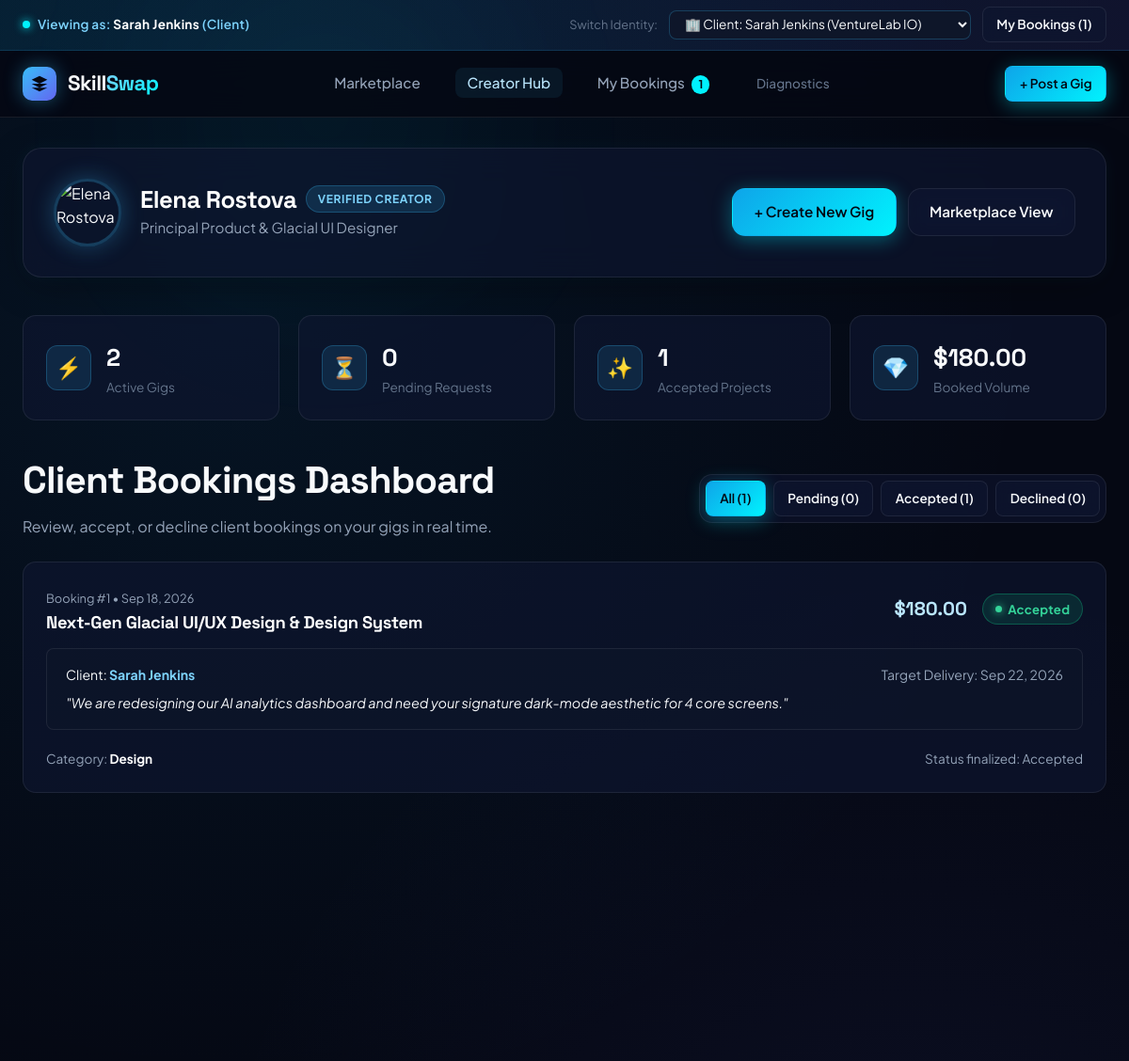
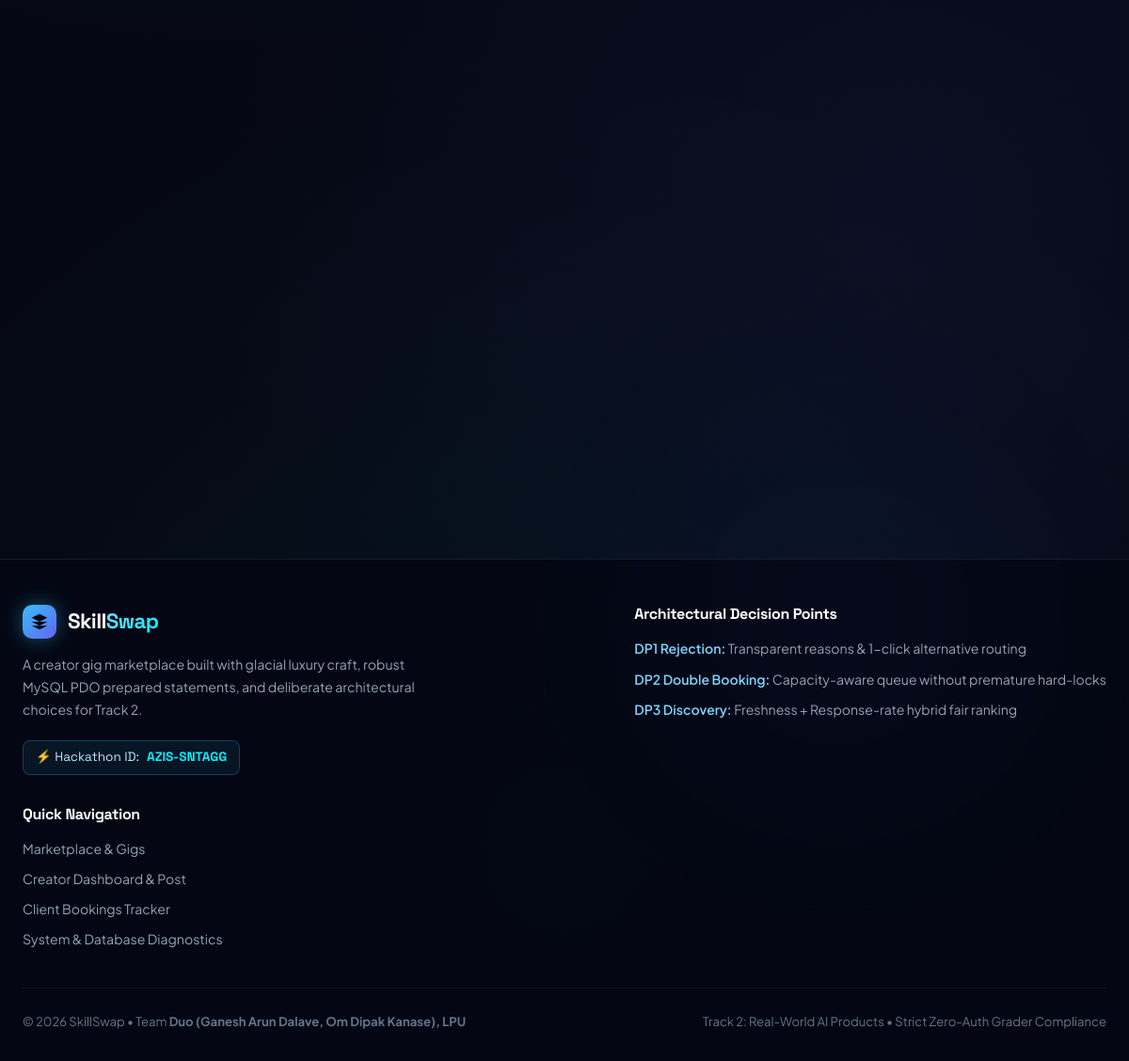
Page /creator.php on the committed database (2 pictures, top to bottom).
### tables this page shows
CREATE TABLE IF NOT EXISTS `bookings` (
    `id` INT AUTO_INCREMENT PRIMARY KEY,
    `gig_id` INT NOT NULL,
    `gig_title` VARCHAR(200) NOT NULL,
    `category` VARCHAR(50) NOT NULL,
    `rate` DECIMAL(10, 2) NOT NULL,
    `creator_id` INT NOT NULL,
    `creator_name` VARCHAR(100) NOT NULL,
    `client_id` INT DEFAULT NULL,
    `client_name` VARCHAR(100) NOT NULL,
    `message` TEXT DEFAULT NULL,
    `status` ENUM('Pending', 'Accepted', 'Declined') NOT NULL DEFAULT 'Pending',
    `payment_status` ENUM('Unpaid', 'Held_In_Escrow', 'Released_To_Creator', 'Refunded') NOT NULL DEFAULT 'Unpaid',
    `decline_reason` VARCHAR(255) DEFAULT NULL,
    `booked_date` DATE DEFAULT NULL,
    `created_at` TIMESTAMP DEFAULT CURRENT_TIMESTAMP,
    `updated_at` TIMESTAMP DEFAULT CURRENT_TIMESTAMP ON UPDATE CURRENT_TIMESTAMP,
    INDEX `idx_creator_status` (`creator_id`, `status`),
    INDEX `idx_client_status` (`client_name`, `status`),
    INDEX `idx_gig` (`gig_id`)
);

### includes/functions.php (called while the page is built, shortened)
<?php
function getActivePersona(): array {
    $role = $_SESSION['active_role'] ?? 'client';
    if ($role === 'creator') {
        $creatorId = (int)($_SESSION['creator_id'] ?? 1);
        $creator = DEMO_CREATORS[$creatorId] ?? DEMO_CREATORS[1];
        return ['type' => 'creator', 'id' => $creator['id'], 'name' => $creator['name'], 'data' => $creator];
    } else {
        $clientName = $_SESSION['client_name'] ?? 'Sarah Jenkins';
        return ['type' => 'client', 'name' => $clientName];
    }
}
function h(?string $value): string {
    return htmlspecialchars((string)$value, ENT_QUOTES, 'UTF-8');
}
function formatRate(float|int|string $rate): string {
    return '$' . number_format((float)$rate, 2);
}
function getCreatorBookings(int $creatorId, ?string $status = null): array {
    $pdo = getDB();
    $params = [':creator_id' => $creatorId];
    $statusFilter = '';
    $sql = "SELECT * FROM bookings
            WHERE creator_id = :creator_id {$statusFilter}
            ORDER BY
              CASE status
                WHEN 'Pending' THEN 1
                WHEN 'Accepted' THEN 2
                WHEN 'Declined' THEN 3
              END, id DESC";
    $stmt = $pdo->prepare($sql);
    $stmt->execute($params);
    return $stmt->fetchAll();
}
function getClientBookings(string $clientName, ?string $status = null): array {
    $pdo = getDB();
    $params = [':client_name' => trim($clientName)];
    $statusFilter = '';
    if (!empty($status) && in_array($status, ['Pending', 'Accepted', 'Declined'], true)) {
        $statusFilter = "AND b.status = :status";
        $params[':status'] = $status;
    }
    $sql = "SELECT b.*,
                   g.description AS gig_description,
                   COALESCE(c.avatar, 'https://images.unsplash.com/photo-1534528741775-53994a69daeb?w=150') AS creator_avatar,
                   COALESCE(c.rating, 4.90) AS creator_rating
            FROM bookings b
            LEFT JOIN gigs g ON b.gig_id = g.id
            LEFT JOIN creators c ON b.creator_id = c.id
            WHERE (b.client_name = :client_name OR b.client_name LIKE :client_like) {$statusFilter}
            ORDER BY b.id DESC";
    $params[':client_like'] = '%' . trim($clientName) . '%';
    $stmt = $pdo->prepare($sql);
    $stmt->execute($params);
    return $stmt->fetchAll();
}

### creator.php (the view, shortened to what this page needs)
<?php
require_once __DIR__ . '/includes/functions.php';
$activePersona = getActivePersona();
$currentCreatorId = ($activePersona['type'] === 'creator') ? (int)$activePersona['id'] : 1;
$creatorData = DEMO_CREATORS[$currentCreatorId] ?? DEMO_CREATORS[1];
$statusFilter = $_GET['status'] ?? null;
$creatorBookings = getCreatorBookings($currentCreatorId, $statusFilter);
$allBookings = getCreatorBookings($currentCreatorId, null);
$pendingCount = 0;
$acceptedCount = 0;
$declinedCount = 0;
$totalRevenue = 0.0;
foreach ($allBookings as $b) {
    if ($b['status'] === 'Accepted') {
        $acceptedCount++;
        $totalRevenue += (float)$b['rate'];
    }
}
$pdo = getDB();
$myGigsStmt = $pdo->prepare("SELECT * FROM gigs WHERE creator_id = :cid ORDER BY id DESC");
$myGigsStmt->execute([':cid' => $currentCreatorId]);
$myGigs = $myGigsStmt->fetchAll();
require_once __DIR__ . '/includes/header.php';
?>
<main class="container" style="padding-top: 2rem;">
    <div class="glass-panel reveal" style="padding: 2rem; margin-bottom: 2.5rem; display: flex; align-items: center; justify-content: space-between; flex-wrap: wrap; gap: 1.5rem;">
        <div style="display: flex; align-items: center; gap: 1.25rem;">
            <img src="<?= h($creatorData['avatar']) ?>" alt="<?= h($creatorData['name']) ?>"
                 style="width: 72px; height: 72px; border-radius: 50%; object-fit: cover; border: 3px solid var(--border-ice); box-shadow: 0 0 25px rgba(56, 189, 248, 0.3);">
            <div>
                <div style="display: flex; align-items: center; gap: 0.6rem;">
                    <h1 style="font-size: 1.6rem; color: #fff;"><?= h($creatorData['name']) ?></h1>
                    <span class="category-tag" style="background: rgba(56, 189, 248, 0.15); color: var(--ice-300); border: 1px solid var(--border-ice);">
                        Verified Creator
                    </span>
                </div>
                <p class="text-muted" style="font-size: 0.95rem; margin-top: 0.2rem;"><?= h($creatorData['role']) ?></p>
            </div>
        </div>
        <div style="display: flex; gap: 0.75rem;">
            <a href="#post-gig-section" class="btn btn-primary">
                <span>+ Create New Gig</span>
            </a>
            <a href="index.php" class="btn btn-secondary">
                <span>Marketplace View</span>
            </a>
        </div>
    </div>
    <section class="dashboard-metrics reveal stagger-1">
        <div class="metric-card">
            <div class="metric-icon" style="color: var(--ice-cyan);">⚡</div>
            <div>
                <div class="metric-val"><?= count($myGigs) ?></div>
                <div class="metric-lbl">Active Gigs</div>
            </div>
        </div>
        <div class="metric-card">
            <div class="metric-icon" style="color: #fbbf24;">⏳</div>
            <div>
                <div class="metric-val"><?= $pendingCount ?></div>
                <div class="metric-lbl">Pending Requests</div>
            </div>
        </div>
        <div class="metric-card">
            <div class="metric-icon" style="color: #34d399;">✨</div>
            <div>
                <div class="metric-val"><?= $acceptedCount ?></div>
                <div class="metric-lbl">Accepted Projects</div>
            </div>
        </div>
        <div class="metric-card">
            <div class="metric-icon" style="color: #818cf8;">💎</div>
            <div>
                <div class="metric-val"><?= formatRate($totalRevenue) ?></div>
                <div class="metric-lbl">Booked Volume</div>
            </div>
        </div>
    </section>
    <section style="margin-bottom: 4rem;" class="reveal stagger-2">
        <div style="display: flex; justify-content: space-between; align-items: center; margin-bottom: 1.5rem; flex-wrap: wrap; gap: 1rem;">
            <div>
                <h2 class="section-title">Client Bookings Dashboard</h2>
                <p class="text-muted">Review, accept, or decline client bookings on your gigs in real time.</p>
            </div>
            <div style="display: flex; gap: 0.5rem; background: var(--bg-surface); padding: 0.35rem; border-radius: var(--radius-md); border: 1px solid var(--border-subtle);">
                <a href="creator.php" class="btn btn-sm <?= empty($statusFilter) ? 'btn-primary' : 'btn-secondary' ?>">
                    All (<?= count($allBookings) ?>)
                </a>
                <a href="creator.php?status=Pending" class="btn btn-sm <?= $statusFilter === 'Pending' ? 'btn-primary' : 'btn-secondary' ?>">
                    Pending (<?= $pendingCount ?>)
                </a>
                <a href="creator.php?status=Accepted" class="btn btn-sm <?= $statusFilter === 'Accepted' ? 'btn-primary' : 'btn-secondary' ?>">
                    Accepted (<?= $acceptedCount ?>)
                </a>
                <a href="creator.php?status=Declined" class="btn btn-sm <?= $statusFilter === 'Declined' ? 'btn-primary' : 'btn-secondary' ?>">
                    Declined (<?= $declinedCount ?>)
                </a>
            </div>
        </div>
        <?php if (empty($creatorBookings)): ?>
            <div class="glass-panel" style="padding: 3rem; text-align: center;">
                <div style="font-size: 2.5rem; margin-bottom: 0.75rem;">📂</div>
                <h4 style="color: #fff; margin-bottom: 0.25rem;">No bookings found</h4>
                <p class="text-muted" style="font-size: 0.9rem;">
                    <?= !empty($statusFilter) ? "No bookings with status '{$statusFilter}'." : "You haven't received any bookings yet. Gigs posted will receive client inquiries here." ?>
                </p>
            </div>
        <?php else: ?>
            <div>
                <?php foreach ($creatorBookings as $b): ?>
                    <div class="booking-item-card" id="booking-card-<?= $b['id'] ?>">
                        <div class="booking-item-header">
                            <div>
                                <span class="text-muted" style="font-size: 0.8rem;">Booking #<?= $b['id'] ?> &bull; <?= date('M d, Y', strtotime($b['created_at'])) ?></span>
                                <h3 style="font-size: 1.15rem; color: #fff; margin-top: 0.2rem;"><?= h($b['gig_title']) ?></h3>
                            </div>
                            <div style="display: flex; align-items: center; gap: 1rem;">
                                <div style="font-family: var(--font-heading); font-weight: 700; font-size: 1.25rem; color: var(--ice-200);">
                                    <?= formatRate($b['rate']) ?>
                                </div>
                                <div class="status-badge-container">
                                    <span class="status-badge <?= strtolower($b['status']) ?>">
                                        <span class="status-dot"></span>
                                        <?= h($b['status']) ?>
                                    </span>
                                </div>
                            </div>
                        </div>
                        <div style="background: rgba(15, 23, 42, 0.5); padding: 1rem 1.25rem; border-radius: var(--radius-sm); border: 1px solid var(--border-subtle); margin-bottom: 1.25rem;">
                            <div style="display: flex; justify-content: space-between; margin-bottom: 0.5rem; font-size: 0.88rem;">
                                <span>Client: <strong style="color: var(--ice-300);"><?= h($b['client_name']) ?></strong></span>
                                <span class="text-muted">Target Delivery: <?= !empty($b['booked_date']) ? date('M d, Y', strtotime($b['booked_date'])) : 'Flexible' ?></span>
                            </div>
                            <p style="font-size: 0.9rem; color: var(--text-primary); font-style: italic;">
                                "<?= h($b['message']) ?>"
                            </p>
                        </div>
                        <div style="display: flex; justify-content: space-between; align-items: center; flex-wrap: wrap; gap: 1rem;">
                            <span class="text-muted" style="font-size: 0.85rem;">
                                Category: <strong style="color: #fff;"><?= h($b['category']) ?></strong>
                            </span>
                            <div class="booking-actions">
                                <?php if ($b['status'] === 'Pending'): ?>
                                    <button type="button" class="btn btn-sm btn-success btn-accept-booking" data-booking-id="<?= $b['id'] ?>">
                                        <span>✓ Accept Booking</span>
                                    </button>
                                    <button type="button" class="btn btn-sm btn-danger btn-decline-booking" data-booking-id="<?= $b['id'] ?>">
                                        <span>✕ Decline</span>
                                    </button>
                                <?php else: ?>
                                    <span class="text-muted" style="font-size: 0.85rem;">Status finalized: <?= h($b['status']) ?></span>
                                <?php endif; ?>
                            </div>
                        </div>
                    </div>
                <?php endforeach; ?>
            </div>
        <?php endif; ?>
    </section>
</main>
<?php require_once __DIR__ . '/includes/footer.php'; ?>

### assets/css/style.css (style rules this page uses)
:root { --bg-base: #050813; --bg-surface: #0a0f24; --bg-surface-elevated: #0f1738; --bg-card: rgba(14, 22, 48, 0.65); --bg-card-hover: rgba(20, 32, 68, 0.75); --bg-glass: rgba(10, 16, 38, 0.7); --bg-input: rgba(15, 23, 42, 0.8); --ice-50: #f0f9ff; --ice-100: #e0f2fe; --ice-200: #bae6fd; --ice-300: #7dd3fc; --ice-400: #38bdf8; --ice-500: #0ea5e9; --ice-cyan: #00f2fe; --neon-blue: #3b82f6; --electric-violet: #6366f1; --aurora-green: #10b981; --glacial-rose: #f43f5e; --amber-pulse: #f59e0b; --text-primary: #f8fafc; --text-secondary: #94a3b8; --text-muted: #64748b; --text-ice: #bae6fd; --border-subtle: rgba(255, 255, 255, 0.08); --border-ice: rgba(56, 189, 248, 0.25); --border-glow: rgba(0, 242, 254, 0.4); --glow-cyan: 0 0 35px rgba(0, 242, 254, 0.18); --glow-card: 0 10px 40px -10px rgba(0, 0, 0, 0.5), 0 0 20px rgba(56, 189, 248, 0.06); --font-heading: 'Space Grotesk', -apple-system, BlinkMacSystemFont, sans-serif; --font-body: 'Plus Jakarta Sans', -apple-system, BlinkMacSystemFont, sans-serif; --radius-sm: 8px; --radius-md: 14px; --radius-lg: 20px; --radius-full: 9999px; --transition-smooth: all 0.3s cubic-bezier(0.16, 1, 0.3, 1); --transition-spring: all 0.4s cubic-bezier(0.34, 1.56, 0.64, 1); }
*, *::before, *::after { box-sizing: border-box; margin: 0; padding: 0; }
html { font-size: 16px; scroll-behavior: smooth; color-scheme: dark; }
body { font-family: var(--font-body); background-color: var(--bg-base); color: var(--text-primary); min-height: 100vh; line-height: 1.6; overflow-x: hidden; position: relative; background-image: radial-gradient(circle at 20% 15%, rgba(14, 165, 233, 0.08) 0%, transparent 40%), radial-gradient(circle at 80% 60%, rgba(99, 102, 241, 0.07) 0%, transparent 45%), radial-gradient(circle at 50% 90%, rgba(0, 242, 254, 0.05) 0%, transparent 40%); background-attachment: fixed; }
h1, h2, h3, h4, h5, h6 { font-family: var(--font-heading); font-weight: 700; line-height: 1.2; letter-spacing: -0.02em; color: var(--text-primary); }
.section-title { font-size: clamp(1.75rem, 3vw + 0.5rem, 2.5rem); margin-bottom: 0.75rem; }
.text-muted { color: var(--text-secondary); }
.container { width: 100%; max-width: 1280px; margin: 0 auto; padding: 0 1.5rem; position: relative; z-index: 1; }
.reveal { opacity: 0; transform: translateY(28px); transition: opacity 0.7s cubic-bezier(0.16, 1, 0.3, 1), transform 0.7s cubic-bezier(0.16, 1, 0.3, 1); }
.reveal.active { opacity: 1; transform: translateY(0); }
.stagger-1 { transition-delay: 0.1s; }
.stagger-2 { transition-delay: 0.2s; }
.btn { display: inline-flex; align-items: center; justify-content: center; gap: 0.5rem; padding: 0.75rem 1.4rem; border-radius: var(--radius-md); font-family: var(--font-body); font-size: 0.95rem; font-weight: 600; text-decoration: none; cursor: pointer; border: 1px solid transparent; transition: var(--transition-smooth); white-space: nowrap; position: relative; overflow: hidden; }
.btn-primary { background: linear-gradient(135deg, #0ea5e9, #00f2fe); color: #030712; box-shadow: 0 4px 20px rgba(0, 242, 254, 0.35); }
.btn-secondary { background: var(--bg-card); color: var(--text-primary); border: 1px solid var(--border-subtle); backdrop-filter: blur(12px); }
.btn-sm { padding: 0.45rem 0.9rem; font-size: 0.85rem; border-radius: var(--radius-sm); }
.glass-panel { background: var(--bg-card); backdrop-filter: blur(18px); -webkit-backdrop-filter: blur(18px); border: 1px solid var(--border-subtle); border-radius: var(--radius-lg); box-shadow: var(--glow-card); }

### rows in the picture
bookings: id "1", created_at "Sep 18, 2026", gig_title "Next-Gen Glacial UI/UX Design & Design System", rate "$180.00", status "Accepted", client_name "Sarah Jenkins", booked_date "Sep 22, 2026", message "We are redesigning our AI analytics dashboard and need your signature dark-mode aesthetic for 4 core screens.", category "Design"

### other values in the picture
$activePersona['name'] "Sarah Jenkins"
$activePersona['type'] "Client"
$pendingBadgeCount "1"
$creatorData['name'] "Elena Rostova"
$creatorData['role'] "Principal Product & Glacial UI Designer"
count($myGigs) "2"
$pendingCount "0"
$acceptedCount "1"
formatRate($totalRevenue) "$180.00"
count($allBookings) "1"
$declinedCount "0"
